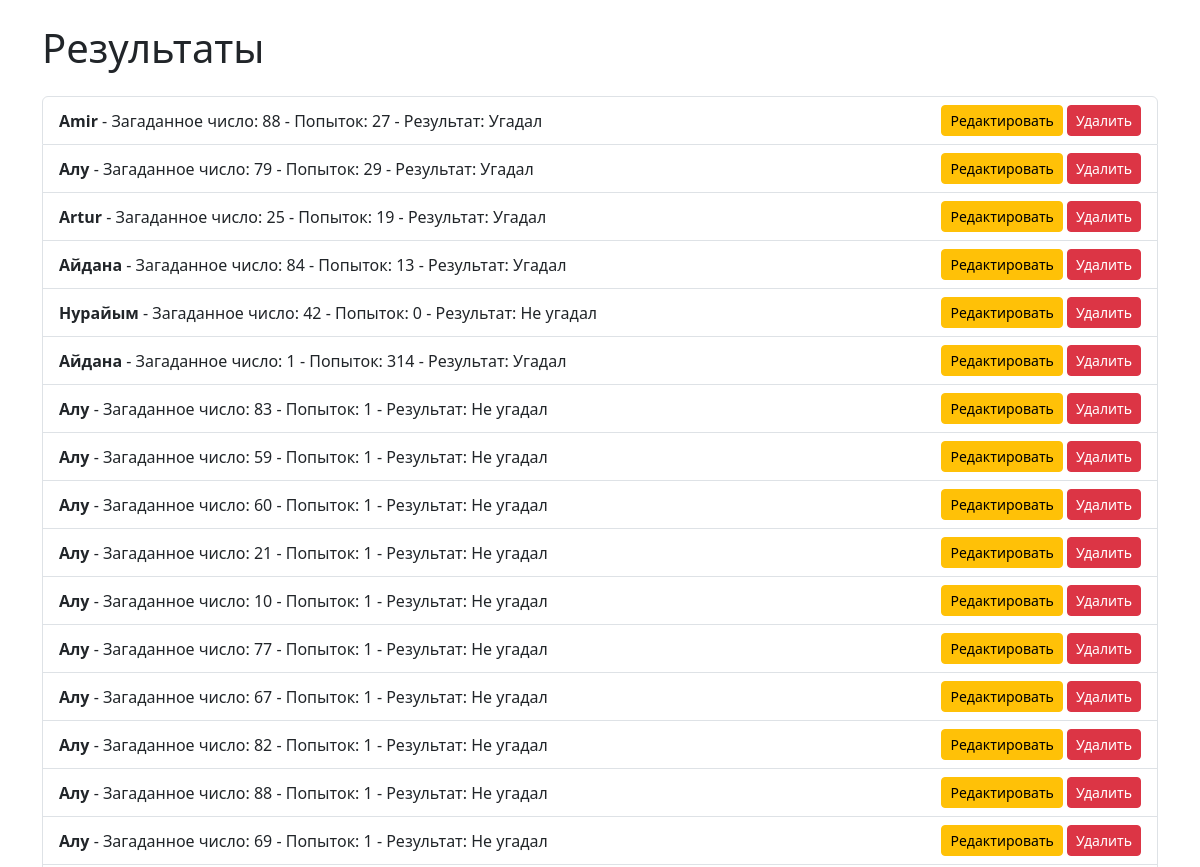
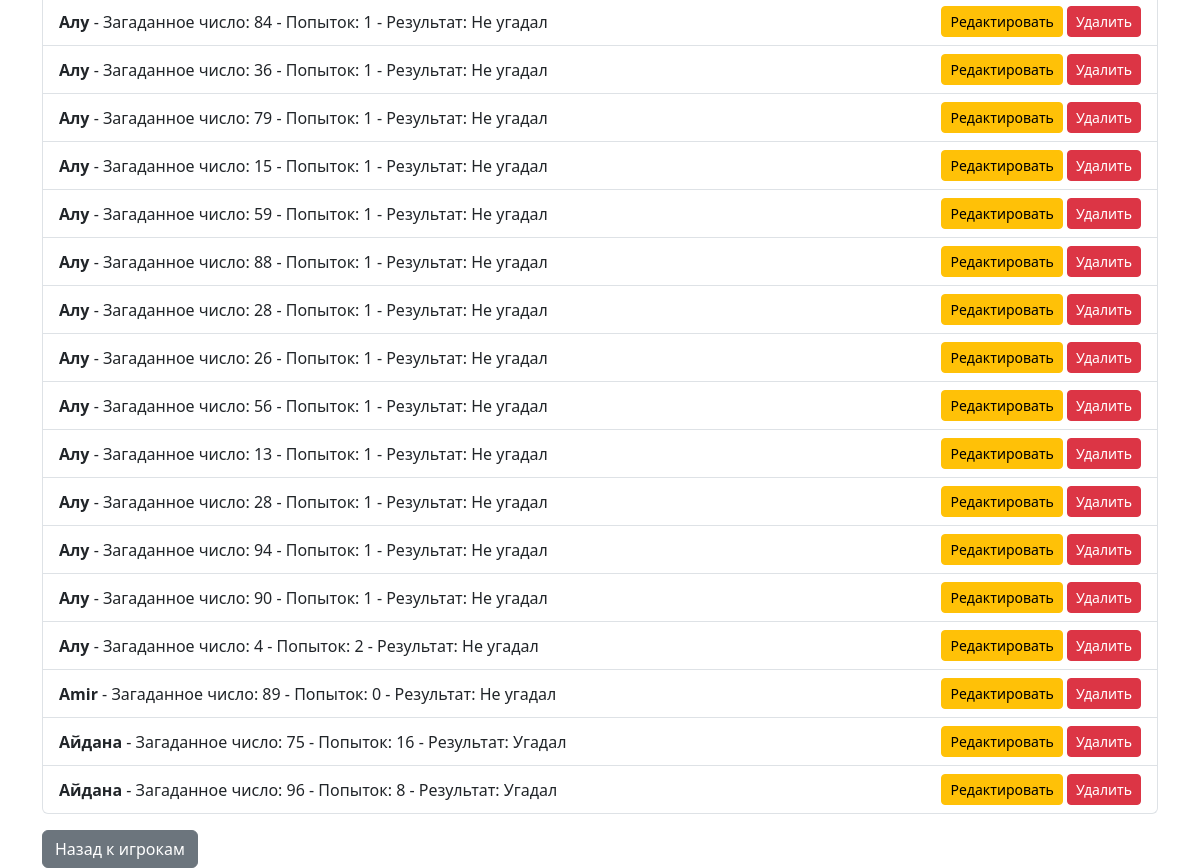
Before: /results/ with the older database file (2 pictures, top to bottom).
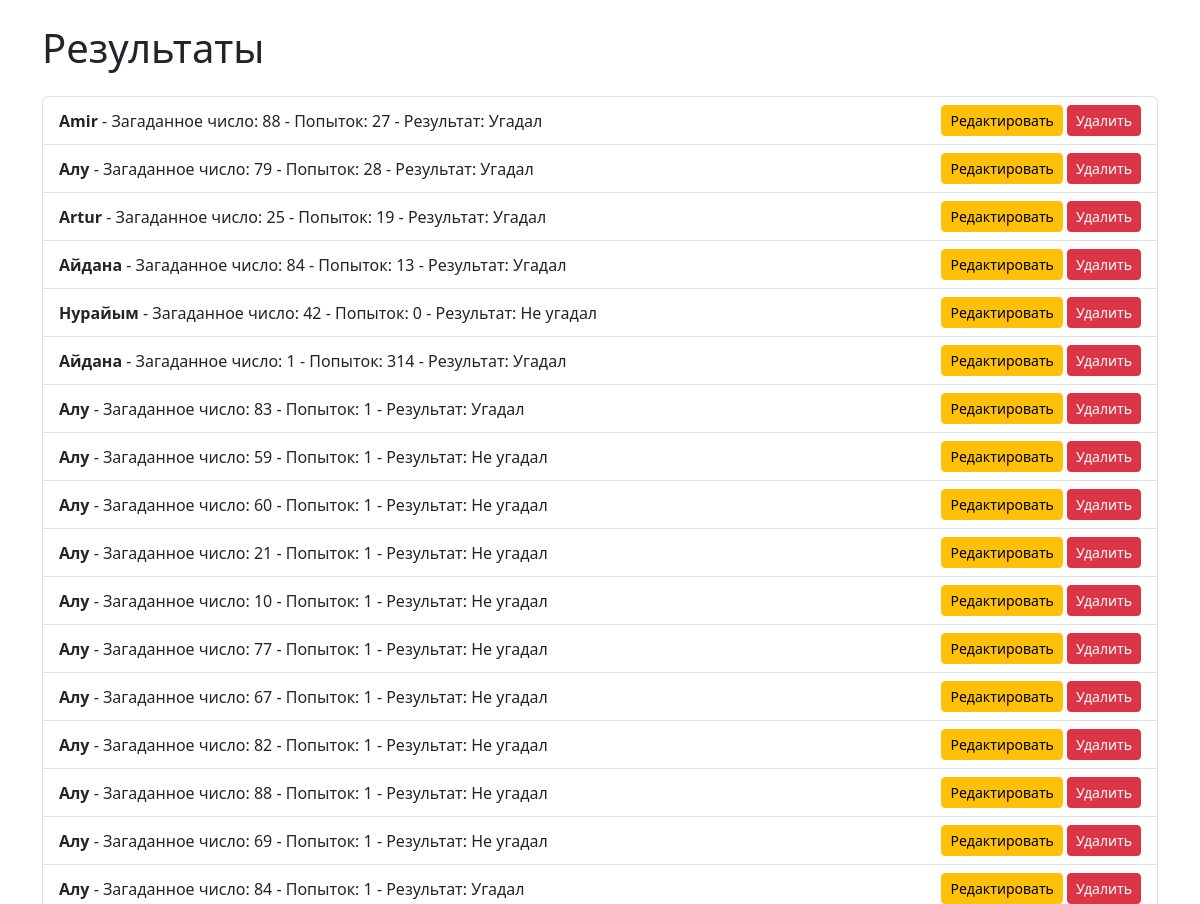
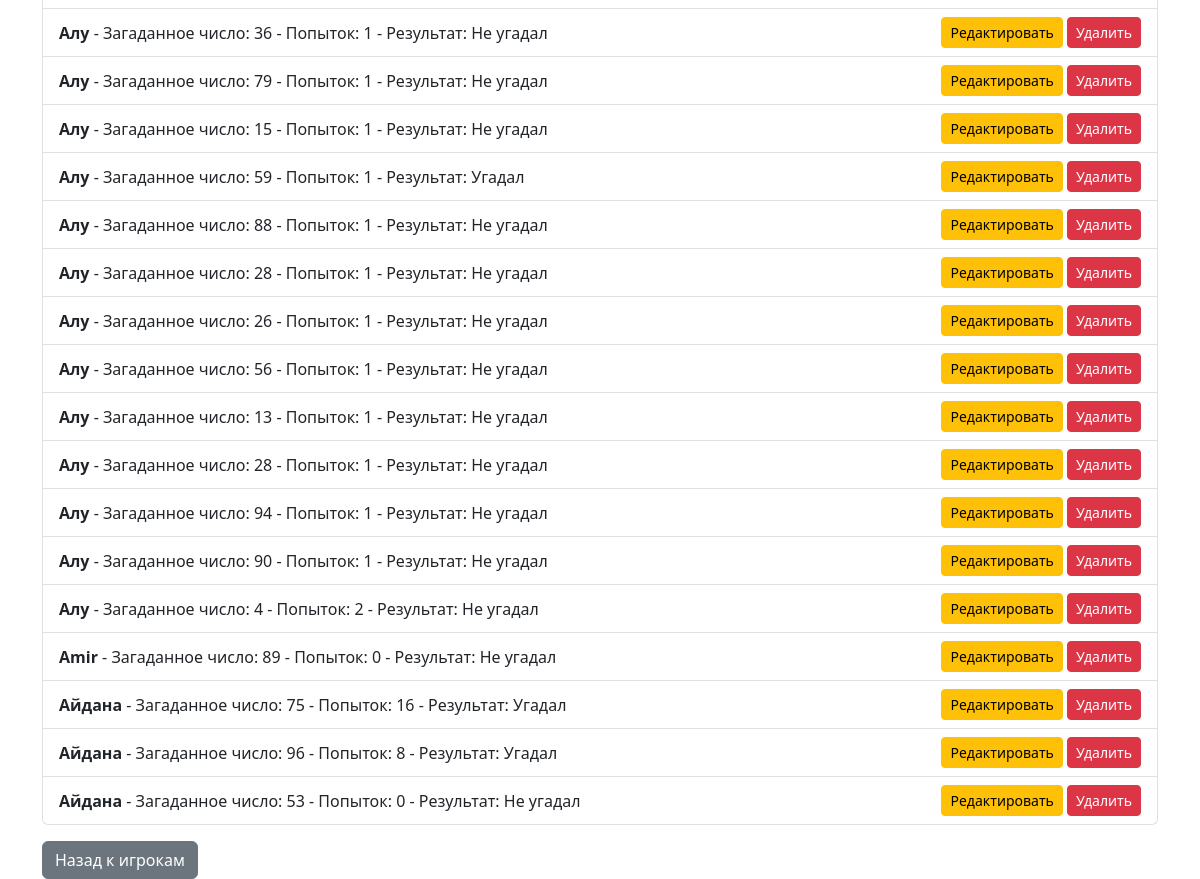
After: the same page with the newer database file (2 pictures, top to bottom).
### game_app/models.py (models this page shows, shortened)
class GameResult(models.Model):
    player = models.ForeignKey(Player, on_delete=models.CASCADE, related_name="results")  # добавлен related_name
    number_to_guess = models.IntegerField()
    attempts = models.IntegerField()
    success = models.BooleanField()
    date = models.DateTimeField(auto_now_add=True)

class Player(models.Model):
    name = models.CharField(max_length=50)

### game_app/views.py (the view)
# urls.py: path('results/', views.result_list, name='result_list'),
def result_list(request):
    results = GameResult.objects.all()
    return render(request, 'game_app/result_list.html', {'results': results})

### game_app/templates/game_app/result_list.html (shortened to what this page needs)
<!DOCTYPE html>
<html lang="ru">
<head>
    <link href="https://cdn.jsdelivr.net/npm/bootstrap@5.3.0/dist/css/bootstrap.min.css" rel="stylesheet">
</head>
<body>
<div class="container mt-4">
    <h1 class="mb-4">Результаты</h1>
    {% if results %}
        <ul class="list-group">
        {% for result in results %}
            <li class="list-group-item d-flex justify-content-between align-items-center">
                <div>
                    <strong>{{ result.player.name }}</strong>
                    - Загаданное число: {{ result.number_to_guess }}
                    - Попыток: {{ result.attempts }}
                    - Результат: {% if result.success %}Угадал{% else %}Не угадал{% endif %}
                </div>
                <div>
                    <a class="btn btn-sm btn-warning" href="{% url 'result_update' result.id %}">Редактировать</a>
                    <a class="btn btn-sm btn-danger" href="{% url 'result_delete' result.id %}">Удалить</a>
                </div>
            </li>
        {% endfor %}
        </ul>
    {% else %}
        <div class="alert alert-info">Пока нет результатов.</div>
    {% endif %}
    <a class="btn btn-secondary mt-3" href="{% url 'player_list' %}">Назад к игрокам</a>
</div>
</body>
</html>

Changed rows visible on the page:
changed GameResult (number 2 of 34 on the later page): attempts "29" → "28"
changed GameResult (number 7 of 34 on the later page): success "Не угадал" → "Угадал"
changed GameResult (number 17 of 34 on the later page): success "Не угадал" → "Угадал"
changed GameResult (number 21 of 34 on the later page): success "Не угадал" → "Угадал"
added GameResult: player.name "Айдана", number_to_guess "53", attempts "0", success "Не угадал"
